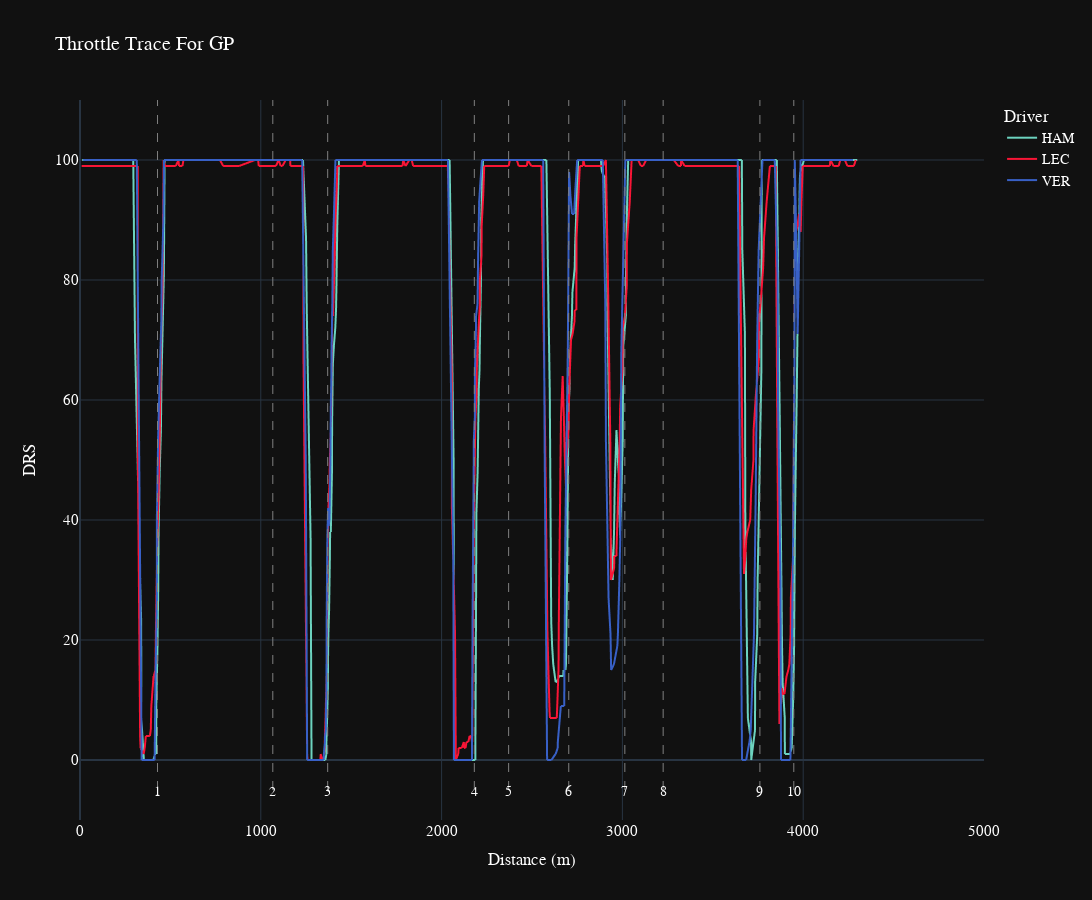

This figure's notebook cell:
### Code cell
fig_throttle=px.line(data_frame=track2[(track2['Driver'].isin(['HAM','VER','LEC'])&(track2['LapRank']==1.0))], x="Dist_Diff_Sum", y="Throttle",
           color="Driver", hover_name="Driver",
           height=900, width=1800,
           template="plotly_dark",
           title="Throttle Trace For GP",
           color_discrete_map={
                 "ALB": "#64C4FF",
                 "ALO": "#229971",
                 "BOT": "#52e252",
                 "GAS": "#0093cc",
                 "HAM": "#27F4D2",
                 "HUL": "#B6BABD",
                 "LEC": "#E80020",
                 "MAG": "#B6BABD",
                 "NOR": "#FF8000",
                 "OCO": "#0093cc",
                 "PER": "#3671C6",
                 "PIA": "#FF8000",
                 "RIC": "#6692FF",
                 "RUS": "#27F4D2",
                 "SAI": "#E80020",
                 "SAR": "#37BEDD",
                 "STR": "#229971",
                 "TSU": "#6692FF",
                 "VER": "#3671C6",
                 "ZHO": "#52e252"
          }
          )

fig_throttle.update_layout(
    xaxis_title="Distance (m)",
    yaxis_title="DRS",
)

v_min = track2['Throttle'].min()
v_max = track2['Throttle'].max()
corner_distance=circuit_info.corners['Distance']

for k in corner_distance:
  fig_throttle.add_shape(type='line',
                yref="y",
                xref="x",
                x0=k,
                y0=v_min-5,
                x1=k,
                y1=v_max+20,
                line_width=1,
                line_dash="dash",
                line_color="grey")
fig_throttle.update_xaxes(range=[0, 5000])
fig_throttle.update_yaxes(range=[-10, 110])

for _, corner in circuit_info.corners.iterrows():
    txt = f"{corner['Number']}{corner['Letter']}"
    fig_throttle.add_annotation(x=corner['Distance'], y=v_min-7, text=txt, showarrow=False, yshift=10)

fig_throttle.update_layout(
   title_x=0.5,
   hoverlabel=dict(
        bgcolor="white",
        font_size=16,
        font_family="PT Sans Narrow"
    ),
    yaxis = dict(tickfont = dict(size=15)),
    xaxis = dict(tickfont = dict(size=15)),
    font=dict(
        family="PT Sans Narrow",
        size=14,
        color="White"
    ),
    title_font_family="PT Sans Narrow"
#  "Arial", "Balto", "Courier New", "Droid Sans", "Droid Serif", "Droid Sans Mono", "Gravitas One", "Old Standard TT", "Open Sans", "Overpass", "PT Sans Narrow", "Raleway", "Times New Roman"
)

fig_throttle.show()

### Figure 1 — Plotly figure (JSON) as saved in the notebook; plotly's stock layout.template omitted (floating-point values rounded to 4 significant figures; data arrays with more than 128 entries replaced by an {"elided": "..."} marker saying what was removed)
{"data": [{"hovertemplate": "<b>%{hovertext}</b><br><br>Driver=HAM<br>Dist_Diff_Sum=%{x}<br>Throttle=%{y}<extra></extra>", "hovertext": {"elided": "508 str values"}, "legendgroup": "HAM", "line": {"color": "#6CD3BF", "dash": "solid"}, "marker": {"symbol": "circle"}, "mode": "lines", "name": "HAM", "showlegend": true, "type": "scattergl", "x": {"elided": "508 float values"}, "xaxis": "x", "y": {"elided": "508 int values"}, "yaxis": "y"}, {"hovertemplate": "<b>%{hovertext}</b><br><br>Driver=LEC<br>Dist_Diff_Sum=%{x}<br>Throttle=%{y}<extra></extra>", "hovertext": {"elided": "498 str values"}, "legendgroup": "LEC", "line": {"color": "#F91536", "dash": "solid"}, "marker": {"symbol": "circle"}, "mode": "lines", "name": "LEC", "showlegend": true, "type": "scattergl", "x": {"elided": "498 float values"}, "xaxis": "x", "y": {"elided": "498 int values"}, "yaxis": "y"}, {"hovertemplate": "<b>%{hovertext}</b><br><br>Driver=VER<br>Dist_Diff_Sum=%{x}<br>Throttle=%{y}<extra></extra>", "hovertext": {"elided": "494 str values"}, "legendgroup": "VER", "line": {"color": "#3860C6", "dash": "solid"}, "marker": {"symbol": "circle"}, "mode": "lines", "name": "VER", "showlegend": true, "type": "scattergl", "x": {"elided": "494 float values"}, "xaxis": "x", "y": {"elided": "494 int values"}, "yaxis": "y"}], "layout": {"annotations": [{"showarrow": false, "text": "1", "x": 428.8, "y": -7, "yshift": 10}, {"showarrow": false, "text": "2", "x": 1066.0, "y": -7, "yshift": 10}, {"showarrow": false, "text": "3", "x": 1370.0, "y": -7, "yshift": 10}, {"showarrow": false, "text": "4", "x": 2181.0, "y": -7, "yshift": 10}, {"showarrow": false, "text": "5", "x": 2371.0, "y": -7, "yshift": 10}, {"showarrow": false, "text": "6", "x": 2703.0, "y": -7, "yshift": 10}, {"showarrow": false, "text": "7", "x": 3013.0, "y": -7, "yshift": 10}, {"showarrow": false, "text": "8", "x": 3225.0, "y": -7, "yshift": 10}, {"showarrow": false, "text": "9", "x": 3761.0, "y": -7, "yshift": 10}, {"showarrow": false, "text": "10", "x": 3948.0, "y": -7, "yshift": 10}], "font": {"color": "White", "family": "PT Sans Narrow", "size": 14}, "height": 900, "legend": {"title": {"text": "Driver"}, "tracegroupgap": 0}, "shapes": [{"line": {"color": "grey", "dash": "dash", "width": 1}, "type": "line", "x0": 428.8, "x1": 428.8, "xref": "x", "y0": -5, "y1": 124, "yref": "y"}, {"line": {"color": "grey", "dash": "dash", "width": 1}, "type": "line", "x0": 1066.0, "x1": 1066.0, "xref": "x", "y0": -5, "y1": 124, "yref": "y"}, {"line": {"color": "grey", "dash": "dash", "width": 1}, "type": "line", "x0": 1370.0, "x1": 1370.0, "xref": "x", "y0": -5, "y1": 124, "yref": "y"}, {"line": {"color": "grey", "dash": "dash", "width": 1}, "type": "line", "x0": 2181.0, "x1": 2181.0, "xref": "x", "y0": -5, "y1": 124, "yref": "y"}, {"line": {"color": "grey", "dash": "dash", "width": 1}, "type": "line", "x0": 2371.0, "x1": 2371.0, "xref": "x", "y0": -5, "y1": 124, "yref": "y"}, {"line": {"color": "grey", "dash": "dash", "width": 1}, "type": "line", "x0": 2703.0, "x1": 2703.0, "xref": "x", "y0": -5, "y1": 124, "yref": "y"}, {"line": {"color": "grey", "dash": "dash", "width": 1}, "type": "line", "x0": 3013.0, "x1": 3013.0, "xref": "x", "y0": -5, "y1": 124, "yref": "y"}, {"line": {"color": "grey", "dash": "dash", "width": 1}, "type": "line", "x0": 3225.0, "x1": 3225.0, "xref": "x", "y0": -5, "y1": 124, "yref": "y"}, {"line": {"color": "grey", "dash": "dash", "width": 1}, "type": "line", "x0": 3761.0, "x1": 3761.0, "xref": "x", "y0": -5, "y1": 124, "yref": "y"}, {"line": {"color": "grey", "dash": "dash", "width": 1}, "type": "line", "x0": 3948.0, "x1": 3948.0, "xref": "x", "y0": -5, "y1": 124, "yref": "y"}], "title": {"font": {"family": "PT Sans Narrow"}, "text": "Throttle Trace For GP"}, "width": 1800, "xaxis": {"anchor": "y", "domain": [0, 1], "range": [0, 5000], "tickfont": {"size": 15}, "title": {"text": "Distance (m)"}}, "yaxis": {"anchor": "x", "domain": [0, 1], "range": [-10, 110], "tickfont": {"size": 15}, "title": {"text": "DRS"}}}}
